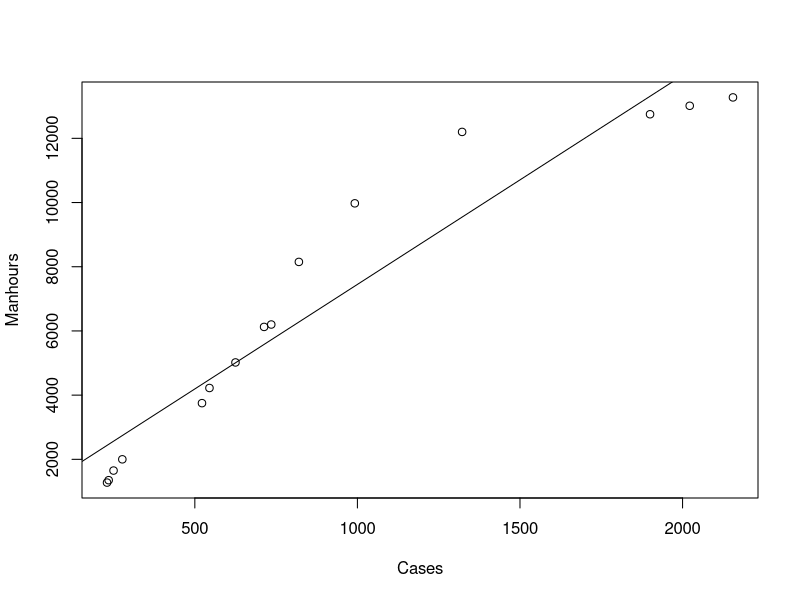
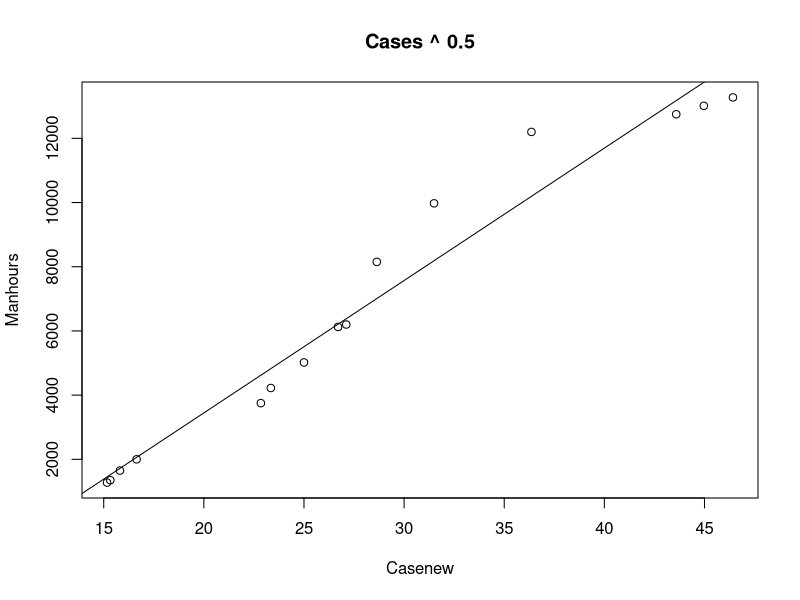
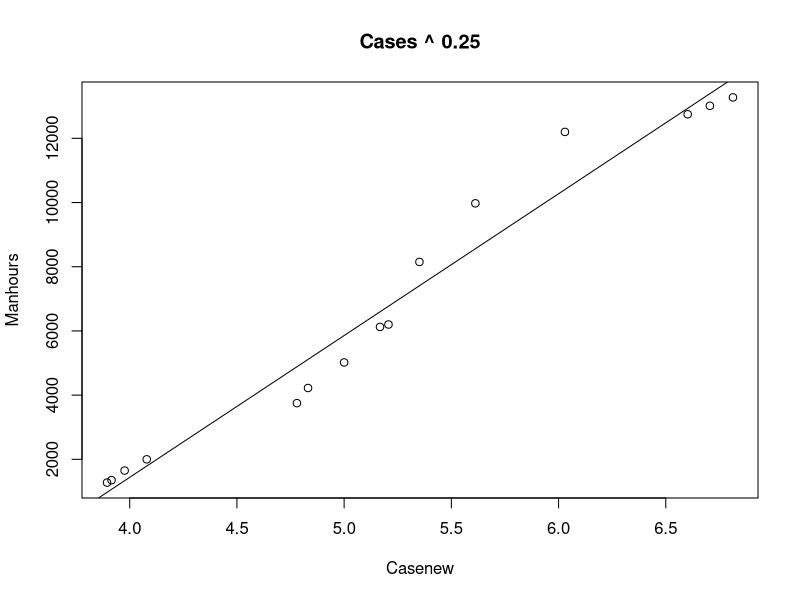
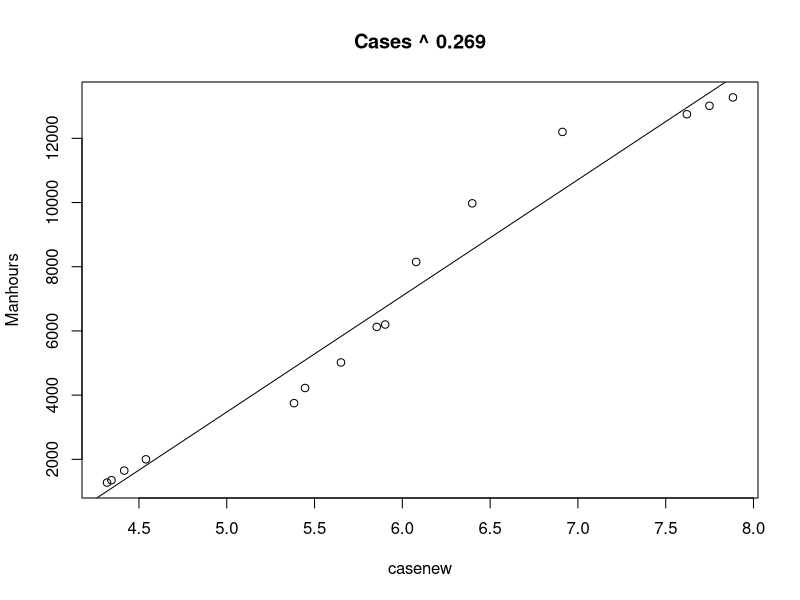
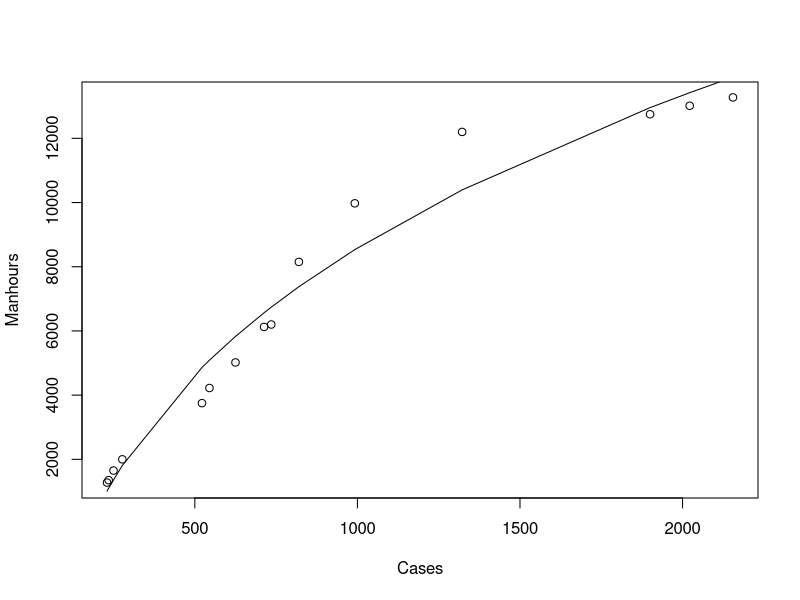
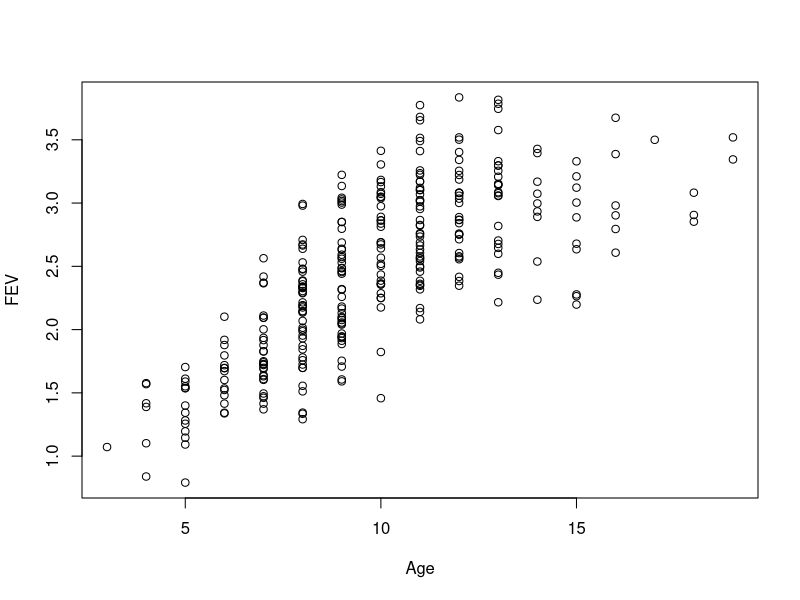
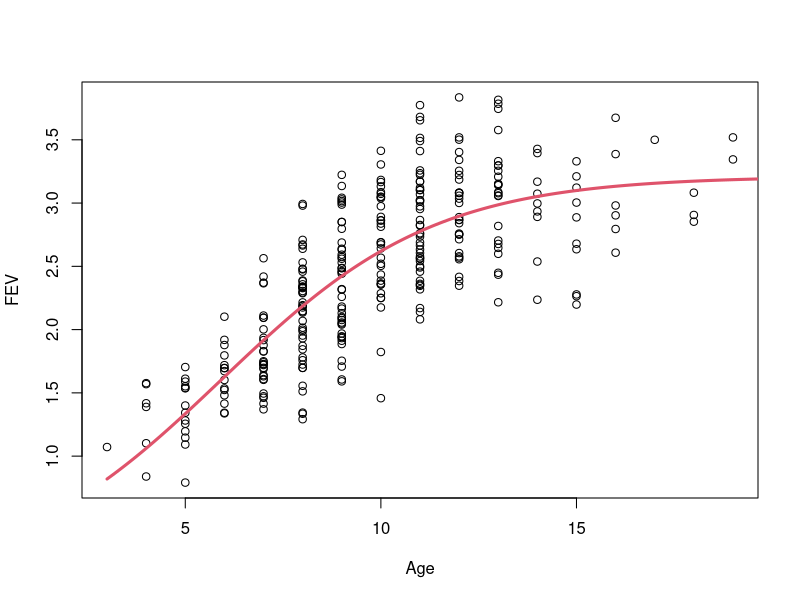
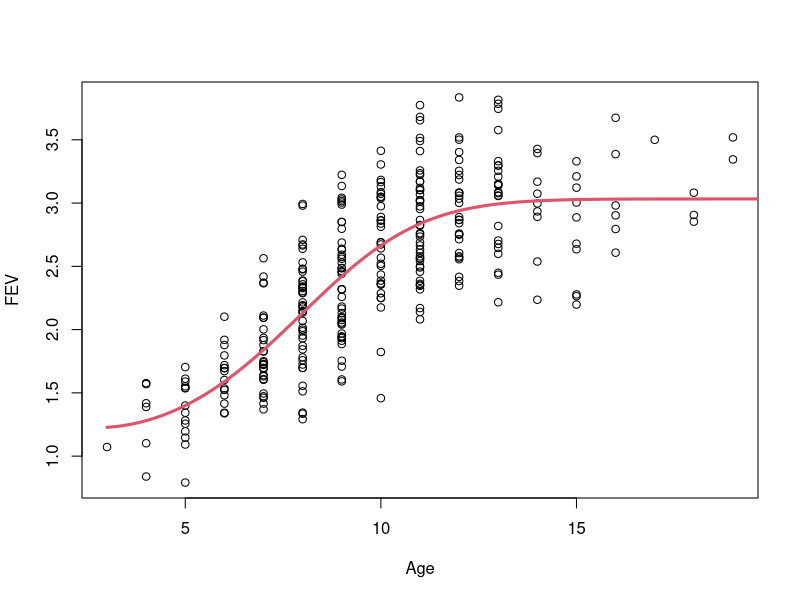

R code for these plots, in order:
## ---- chunk 1
manhours = read.csv("Manhours.csv",header=TRUE)
manhours = read.csv("../../data/Manhours.csv",header=TRUE)

manhours 
plot(Manhours ~ Cases, data=manhours) 
mh1 = lm(Manhours~Cases, data=manhours)  
abline(coef(mh1))
## ---- chunk 2

Cases= manhours$Cases
Manhours = manhours$Manhours

summary(mh1)

Casenew =Cases^0.5
mh2 = lm(Manhours~ Casenew  )
summary(mh2)
plot( Manhours ~ Casenew, main="Cases ^ 0.5") 
abline(coef(mh2))
## ---- chunk 3
Casenew =Cases^0.25
mh3 = lm(Manhours~ Casenew  )
summary(mh3)
plot( Manhours ~ Casenew, main="Cases ^ 0.25") 
abline(coef(mh3))
## ---- chunk 4
alpha = rse= rep(0,10)
for( i in 1:10 ){
alpha[i] = i/10
casenew = Cases^alpha[i]
rse[i] = summary(lm(Manhours~casenew))$sigma}
cbind(alpha,rse)
## ---- chunk 5
alpha = rse= rep(0,20)
for( i in 1:20 ){
alpha[i] = 0.2+ i/100
casenew = Cases^alpha[i]
rse[i] = summary(lm(Manhours~casenew))$sigma}
cbind(alpha,rse)
## ---- chunk 6
alpha = rse= rep(0,20)
for( i in 1:20 ){
alpha[i] = 0.26+ i/1000
casenew = Cases^alpha[i]
rse[i] = summary(lm(Manhours~casenew))$sigma}
cbind(alpha,rse)
## ---- chunk 7
casenew =Cases^0.269
mh3 = lm(Manhours~ casenew  )
summary(mh3)
plot( Manhours ~ casenew, main="Cases ^ 0.269") 
abline(coef(mh3))
## ---- chunk 8
rm(alpha)
## ---- chunk 9
manhours.nls = nls(Manhours~beta0 + beta1*(Cases^alpha), start=list(alpha=0.25,beta0=-16000,beta1=4400), data=manhours)  

summary(manhours.nls)

plot(Manhours~Cases)
lines(predict(manhours.nls)~ Cases)
## ---- chunk 10
summary(manhours.nls)$coefficients
est= summary(manhours.nls)$coefficients[1]  
se=summary(manhours.nls)$coefficients[4]
lower= est + qt(0.025,df=15-3)*se
upper= est + qt(0.975,df=15-3)*se
cbind(est,se,lower,upper)

## ---- chunk 11
fev <- read.csv(file="fev.csv", header=TRUE)
fev <- read.csv(file="../../data/fev.csv", header=TRUE)

FEV = fev$FEV
Age= fev$Age

plot(FEV~Age )

## ---- chunk 12
start.calc =lm( -log(3/FEV -1) ~ Age)

## ---- chunk 13
summary(start.calc)
## ---- chunk 14
fev.nls= nls(  FEV ~alpha*exp(beta0 + beta1*Age)/(1+ exp(beta0 + beta1*Age)), start=list(alpha=3,beta0= -1.3,beta1= 0.28) )  
summary(fev.nls)

plot(FEV~Age )
lines(30:200/10,predict(fev.nls, newdata=data.frame(Age =30:200/10) )   , lty=1,col=2,lwd=3)
## ---- chunk 15
fev.nls2= nls(  FEV ~alpha*exp(beta0 + beta1*Age+ beta2*Age^2)/(1+ exp(beta0 + beta1*Age+ beta2*Age^2)), start=list(alpha=3,beta0= -1.3,beta1=0.28, beta2=0), data=fev)  
summary(fev.nls2)
plot(FEV~Age)
lines(30:200/10,predict(fev.nls2, newdata=data.frame(Age =30:200/10) )   , lty=1,col=2,lwd=3)

## ---- chunk 16
baht= read.csv( "baht.csv",header=TRUE)
baht= read.csv( "../../data/baht.csv",header=TRUE)

Y= baht$Y
hDays = baht$hDays 

plot(Y ~hDays) 
cubic = lm(Y~poly(hDays,3));   summary(cubic)$sigma
lines(predict(cubic)~hDays, col=2,lwd=2)
## ---- chunk 17
start.guess = lm( Y ~ hDays + I( (abs(hDays-2)+hDays-2)/2) )
summary(start.guess)
## ---- chunk 18

baht.nls = nls(  Y ~ beta0 + beta1*hDays + beta2*I( (abs(hDays-k)+hDays-k)/2) , start=list(beta0=0.34 , beta1= -0.02,beta2= 0.022, k=2), data=baht, nls.control(warnOnly=TRUE, minFactor=1/2048))  
summary(baht.nls)
plot(Y~hDays)
lines(predict(baht.nls )~hDays ,   col=2,lwd=3)
